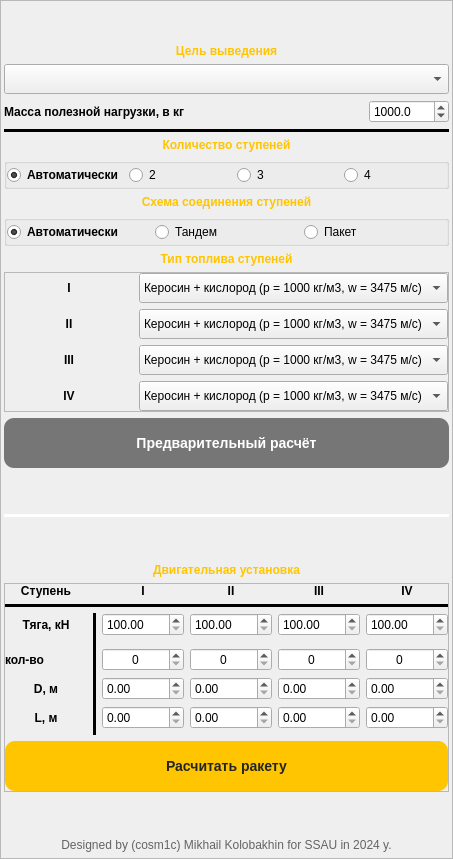
    <widget class="QFrame" name="frame">
     <property name="maximumSize">
      <size>
       <width>400</width>
       <height>16777215</height>
      </size>
     </property>
     <property name="frameShape">
      <enum>QFrame::StyledPanel</enum>
     </property>
     <property name="frameShadow">
      <enum>QFrame::Raised</enum>
     </property>
     <layout class="QGridLayout" name="gridLayout_2">
      <property name="leftMargin">
       <number>3</number>
      </property>
      <property name="topMargin">
       <number>3</number>
      </property>
      <property name="rightMargin">
       <number>3</number>
      </property>
      <property name="bottomMargin">
       <number>6</number>
      </property>
      <item row="14" column="0" colspan="2">
       <spacer name="verticalSpacer_6">
        <property name="orientation">
         <enum>Qt::Vertical</enum>
        </property>
        <property name="sizeHint" stdset="0">
         <size>
          <width>20</width>
          <height>40</height>
         </size>
        </property>
       </spacer>
      </item>
      <item row="1" column="0" colspan="2">
       <widget class="QLabel" name="label">
        <property name="font">
         <font>
          <bold>true</bold>
         </font>
        </property>
        <property name="styleSheet">
         <string notr="true">color: rgb(255, 197, 0);</string>
        </property>
        <property name="text">
         <string>Цель выведения</string>
        </property>
        <property name="alignment">
         <set>Qt::AlignCenter</set>
        </property>
       </widget>
      </item>
      <item row="8" column="0" colspan="2">
       <widget class="QGroupBox" name="groupBox_scheme_rocket">
        <property name="title">
         <string/>
        </property>
        <layout class="QGridLayout" name="gridLayout_4">
         <property name="leftMargin">
          <number>0</number>
         </property>
         <property name="topMargin">
          <number>0</number>
         </property>
         <property name="rightMargin">
          <number>0</number>
         </property>
         <property name="bottomMargin">
          <number>0</number>
         </property>
         <item row="1" column="2">
          <widget class="QRadioButton" name="scheme_pack">
           <property name="text">
            <string>Пакет</string>
           </property>
          </widget>
         </item>
         <item row="1" column="1">
          <widget class="QRadioButton" name="scheme_tandem">
           <property name="text">
            <string>Тандем</string>
           </property>
           <property name="checked">
            <bool>false</bool>
           </property>
          </widget>
         </item>
         <item row="1" column="0">
          <widget class="QRadioButton" name="scheme_auto">
           <property name="font">
            <font>
             <bold>true</bold>
            </font>
           </property>
           <property name="text">
            <string>Автоматически</string>
           </property>
           <property name="checked">
            <bool>true</bool>
           </property>
          </widget>
         </item>
        </layout>
       </widget>
      </item>
      <item row="3" column="1">
       <widget class="QDoubleSpinBox" name="SpinBox_mass_PN">
        <property name="maximumSize">
         <size>
          <width>80</width>
          <height>16777215</height>
         </size>
        </property>
        <property name="decimals">
         <number>1</number>
        </property>
        <property name="minimum">
         <double>100.000000000000000</double>
        </property>
        <property name="maximum">
         <double>20000.000000000000000</double>
        </property>
        <property name="singleStep">
         <double>500.000000000000000</double>
        </property>
        <property name="stepType">
         <enum>QAbstractSpinBox::AdaptiveDecimalStepType</enum>
        </property>
        <property name="value">
         <double>1000.000000000000000</double>
        </property>
       </widget>
      </item>
      <item row="16" column="0" colspan="2">
       <widget class="QFrame" name="frame_3">
        <property name="frameShape">
         <enum>QFrame::StyledPanel</enum>
        </property>
        <property name="frameShadow">
         <enum>QFrame::Raised</enum>
        </property>
        <layout class="QGridLayout" name="gridLayout_10">
         <property name="leftMargin">
          <number>0</number>
         </property>
         <property name="topMargin">
          <number>0</number>
         </property>
         <property name="rightMargin">
          <number>0</number>
         </property>
         <property name="bottomMargin">
          <number>0</number>
         </property>
         <item row="0" column="2">
          <widget class="QLabel" name="label_6">
           <property name="font">
            <font>
             <bold>true</bold>
            </font>
           </property>
           <property name="text">
            <string>I</string>
           </property>
           <property name="alignment">
            <set>Qt::AlignCenter</set>
           </property>
          </widget>
         </item>
         <item row="6" column="5">
          <widget class="QDoubleSpinBox" name="L_4"/>
         </item>
         <item row="0" column="4">
          <widget class="QLabel" name="label_8">
           <property name="font">
            <font>
             <bold>true</bold>
            </font>
           </property>
           <property name="text">
            <string>III</string>
           </property>
           <property name="alignment">
            <set>Qt::AlignCenter</set>
           </property>
          </widget>
         </item>
         <item row="5" column="3">
          <widget class="QDoubleSpinBox" name="D_2"/>
         </item>
         <item row="2" column="4">
          <widget class="QDoubleSpinBox" name="force_3">
           <property name="minimum">
            <double>100.000000000000000</double>
           </property>
           <property name="maximum">
            <double>99999.000000000000000</double>
           </property>
          </widget>
         </item>
         <item row="6" column="2">
          <widget class="QDoubleSpinBox" name="L_1"/>
         </item>
         <item row="2" column="1" rowspan="6">
          <widget class="Line" name="line_13">
           <property name="frameShadow">
            <enum>QFrame::Plain</enum>
           </property>
           <property name="lineWidth">
            <number>3</number>
           </property>
           <property name="orientation">
            <enum>Qt::Vertical</enum>
           </property>
          </widget>
         </item>
         <item row="6" column="0">
          <widget class="QLabel" name="label_12">
           <property name="font">
            <font>
             <bold>true</bold>
            </font>
           </property>
           <property name="text">
            <string>L, м</string>
           </property>
           <property name="alignment">
            <set>Qt::AlignCenter</set>
           </property>
          </widget>
         </item>
         <item row="2" column="3">
          <widget class="QDoubleSpinBox" name="force_2">
           <property name="minimum">
            <double>100.000000000000000</double>
           </property>
           <property name="maximum">
            <double>99999.000000000000000</double>
           </property>
          </widget>
         </item>
         <item row="2" column="5">
          <widget class="QDoubleSpinBox" name="force_4">
           <property name="minimum">
            <double>100.000000000000000</double>
           </property>
           <property name="maximum">
            <double>99999.000000000000000</double>
           </property>
          </widget>
         </item>
         <item row="6" column="4">
          <widget class="QDoubleSpinBox" name="L_3"/>
         </item>
         <item row="0" column="3">
          <widget class="QLabel" name="label_7">
           <property name="font">
            <font>
             <bold>true</bold>
            </font>
           </property>
           <property name="text">
            <string>II</string>
           </property>
           <property name="alignment">
            <set>Qt::AlignCenter</set>
           </property>
          </widget>
         </item>
         <item row="0" column="5">
          <widget class="QLabel" name="label_9">
           <property name="font">
            <font>
             <bold>true</bold>
            </font>
           </property>
           <property name="text">
            <string>IV</string>
           </property>
           <property name="alignment">
            <set>Qt::AlignCenter</set>
           </property>
          </widget>
         </item>
         <item row="5" column="5">
          <widget class="QDoubleSpinBox" name="D_4"/>
         </item>
         <item row="8" column="0" colspan="6">
          <widget class="QPushButton" name="calculate_2">
           <property name="minimumSize">
            <size>
             <width>0</width>
             <height>50</height>
            </size>
           </property>
           <property name="font">
            <font>
             <pointsize>-1</pointsize>
             <bold>true</bold>
            </font>
           </property>
           <property name="styleSheet">
            <string notr="true">QPushButton {
    border-radius:  10px;
    background-color:  rgb(255, 197, 0);
    color:  rgb(37, 37, 37);
    font-size:  14px;
}

QPushButton:pressed {
    background-color:  rgb(118, 118, 118);
    color:  rgb(255, 255, 255);
}</string>
           </property>
           <property name="text">
            <string>Расчитать ракету</string>
           </property>
          </widget>
         </item>
         <item row="5" column="0">
          <widget class="QLabel" name="label_11">
           <property name="font">
            <font>
             <bold>true</bold>
            </font>
           </property>
           <property name="text">
            <string>D, м</string>
           </property>
           <property name="alignment">
            <set>Qt::AlignCenter</set>
           </property>
          </widget>
         </item>
         <item row="5" column="2">
          <widget class="QDoubleSpinBox" name="D_1"/>
         </item>
         <item row="2" column="0">
          <widget class="QLabel" name="label_10">
           <property name="font">
            <font>
             <bold>true</bold>
            </font>
           </property>
           <property name="text">
            <string>Тяга, кН</string>
           </property>
           <property name="alignment">
            <set>Qt::AlignCenter</set>
           </property>
          </widget>
         </item>
         <item row="1" column="0" colspan="6">
          <widget class="Line" name="line_12">
           <property name="frameShadow">
            <enum>QFrame::Plain</enum>
           </property>
           <property name="lineWidth">
            <number>3</number>
           </property>
           <property name="orientation">
            <enum>Qt::Horizontal</enum>
           </property>
          </widget>
         </item>
         <item row="6" column="3">
          <widget class="QDoubleSpinBox" name="L_2"/>
         </item>
         <item row="2" column="2">
          <widget class="QDoubleSpinBox" name="force_1">
           <property name="minimum">
            <double>100.000000000000000</double>
           </property>
           <property name="maximum">
            <double>99999.000000000000000</double>
           </property>
          </widget>
         </item>
         <item row="5" column="4">
          <widget class="QDoubleSpinBox" name="D_3"/>
         </item>
         <item row="0" column="0">
          <widget class="QLabel" name="label_14">
           <property name="font">
            <font>
             <bold>true</bold>
            </font>
           </property>
           <property name="text">
            <string>Ступень</string>
           </property>
           <property name="alignment">
            <set>Qt::AlignCenter</set>
           </property>
          </widget>
         </item>
         <item row="4" column="0">
          <widget class="QLabel" name="label_74">
           <property name="font">
            <font>
             <bold>true</bold>
            </font>
           </property>
           <property name="text">
            <string>кол-во</string>
           </property>
          </widget>
         </item>
         <item row="4" column="2">
          <widget class="QSpinBox" name="spinBox">
           <property name="alignment">
            <set>Qt::AlignCenter</set>
           </property>
           <property name="maximum">
            <number>9</number>
           </property>
          </widget>
         </item>
         <item row="4" column="3">
          <widget class="QSpinBox" name="spinBox_2">
           <property name="alignment">
            <set>Qt::AlignCenter</set>
           </property>
           <property name="maximum">
            <number>9</number>
           </property>
          </widget>
         </item>
         <item row="4" column="4">
          <widget class="QSpinBox" name="spinBox_3">
           <property name="alignment">
            <set>Qt::AlignCenter</set>
           </property>
           <property name="maximum">
            <number>9</number>
           </property>
          </widget>
         </item>
         <item row="4" column="5">
          <widget class="QSpinBox" name="spinBox_4">
           <property name="alignment">
            <set>Qt::AlignCenter</set>
           </property>
           <property name="maximum">
            <number>9</number>
           </property>
          </widget>
         </item>
        </layout>
       </widget>
      </item>
      <item row="9" column="0" colspan="2">
       <widget class="QLabel" name="label_35">
        <property name="font">
         <font>
          <bold>true</bold>
         </font>
        </property>
        <property name="styleSheet">
         <string notr="true">color: rgb(255, 197, 0);</string>
        </property>
        <property name="text">
         <string>Тип топлива ступеней</string>
        </property>
        <property name="alignment">
         <set>Qt::AlignCenter</set>
        </property>
       </widget>
      </item>
      <item row="2" column="0" colspan="2">
       <widget class="QComboBox" name="comboBox_target">
        <property name="minimumSize">
         <size>
          <width>0</width>
          <height>30</height>
         </size>
        </property>
        <property name="autoFillBackground">
         <bool>false</bool>
        </property>
        <property name="styleSheet">
         <string notr="true"/>
        </property>
        <property name="placeholderText">
         <string>Выберите желаемую цель выведения</string>
        </property>
        <item>
         <property name="text">
          <string>На низкую круговую орбиту (9,2 км/с)</string>
         </property>
        </item>
        <item>
         <property name="text">
          <string>На элептическую орбиту с апогеем 40 000 км (12,3 км/с)</string>
         </property>
        </item>
        <item>
         <property name="text">
          <string>На стационарную орбиту (13,7 км/с)</string>
         </property>
        </item>
        <item>
         <property name="text">
          <string>За пределы сферы действия Земли (искусственная планета) (12,5 км/с)</string>
         </property>
        </item>
        <item>
         <property name="text">
          <string>Облёт Луны (13,5 км/с)</string>
         </property>
        </item>
        <item>
         <property name="text">
          <string>Выведение КА на селеноцентрическую орбиту (спутник Луны) (13,8 км/с)</string>
         </property>
        </item>
        <item>
         <property name="text">
          <string>Полёт КА к Луне с посадкой на поверхность (16,5 км/с)</string>
         </property>
        </item>
        <item>
         <property name="text">
          <string>Полёт КА вблизи или с посадкой Марса (Венеры)  (13,5 км/с)</string>
         </property>
        </item>
       </widget>
      </item>
      <item row="12" column="0" colspan="2">
       <spacer name="verticalSpacer_5">
        <property name="orientation">
         <enum>Qt::Vertical</enum>
        </property>
        <property name="sizeHint" stdset="0">
         <size>
          <width>20</width>
          <height>40</height>
         </size>
        </property>
       </spacer>
      </item>
      <item row="6" column="0" colspan="2">
       <widget class="QGroupBox" name="groupBox_step">
        <property name="title">
         <string/>
        </property>
        <layout class="QGridLayout" name="gridLayout_3">
         <property name="leftMargin">
          <number>0</number>
         </property>
         <property name="topMargin">
          <number>0</number>
         </property>
         <property name="rightMargin">
          <number>0</number>
         </property>
         <property name="bottomMargin">
          <number>0</number>
         </property>
         <item row="1" column="3">
          <widget class="QRadioButton" name="step_4">
           <property name="text">
            <string>4</string>
           </property>
          </widget>
         </item>
         <item row="1" column="1">
          <widget class="QRadioButton" name="step_2">
           <property name="text">
            <string>2</string>
           </property>
          </widget>
         </item>
         <item row="1" column="2">
          <widget class="QRadioButton" name="step_3">
           <property name="text">
            <string>3</string>
           </property>
          </widget>
         </item>
         <item row="1" column="0">
          <widget class="QRadioButton" name="step_auto">
           <property name="font">
            <font>
             <bold>true</bold>
            </font>
           </property>
           <property name="text">
            <string>Автоматически</string>
           </property>
           <property name="checked">
            <bool>true</bool>
           </property>
          </widget>
         </item>
        </layout>
       </widget>
      </item>
      <item row="4" column="0" colspan="2">
       <widget class="Line" name="line">
        <property name="font">
         <font>
          <bold>false</bold>
         </font>
        </property>
        <property name="autoFillBackground">
         <bool>false</bool>
        </property>
        <property name="frameShadow">
         <enum>QFrame::Plain</enum>
        </property>
        <property name="lineWidth">
         <number>5</number>
        </property>
        <property name="orientation">
         <enum>Qt::Horizontal</enum>
        </property>
       </widget>
      </item>
      <item row="3" column="0">
       <widget class="QLabel" name="label_3">
        <property name="font">
         <font>
          <bold>true</bold>
         </font>
        </property>
        <property name="text">
         <string>Масса полезной нагрузки, в кг</string>
        </property>
       </widget>
      </item>
      <item row="0" column="0" colspan="2">
       <spacer name="verticalSpacer_2">
        <property name="orientation">
         <enum>Qt::Vertical</enum>
        </property>
        <property name="sizeHint" stdset="0">
         <size>
          <width>20</width>
          <height>40</height>
         </size>
        </property>
       </spacer>
      </item>
      <item row="19" column="0" colspan="2">
       <spacer name="verticalSpacer">
        <property name="orientation">
         <enum>Qt::Vertical</enum>
        </property>
        <property name="sizeHint" stdset="0">
         <size>
          <width>20</width>
          <height>40</height>
         </size>
        </property>
       </spacer>
      </item>
      <item row="20" column="0" colspan="2">
       <widget class="QLabel" name="label_13">
        <property name="styleSheet">
         <string notr="true">color: rgb(100, 100, 100);</string>
        </property>
        <property name="text">
         <string>Designed by (cosm1c) Mikhail Kolobakhin for SSAU in 2024 y.</string>
        </property>
        <property name="alignment">
         <set>Qt::AlignCenter</set>
        </property>
       </widget>
      </item>
      <item row="7" column="0" colspan="2">
       <widget class="QLabel" name="label_4">
        <property name="font">
         <font>
          <bold>true</bold>
         </font>
        </property>
        <property name="styleSheet">
         <string notr="true">color: rgb(255, 197, 0);</string>
        </property>
        <property name="text">
         <string>Схема соединения ступеней</string>
        </property>
        <property name="alignment">
         <set>Qt::AlignCenter</set>
        </property>
       </widget>
      </item>
      <item row="13" column="0" colspan="2">
       <widget class="Line" name="line_3">
        <property name="font">
         <font>
          <bold>false</bold>
         </font>
        </property>
        <property name="styleSheet">
         <string notr="true">color: rgb(255, 255, 255)</string>
        </property>
        <property name="frameShadow">
         <enum>QFrame::Plain</enum>
        </property>
        <property name="lineWidth">
         <number>5</number>
        </property>
        <property name="orientation">
         <enum>Qt::Horizontal</enum>
        </property>
       </widget>
      </item>
      <item row="15" column="0" colspan="2">
       <widget class="QLabel" name="label_5">
        <property name="font">
         <font>
          <bold>true</bold>
         </font>
        </property>
        <property name="styleSheet">
         <string notr="true">color: rgb(255, 197, 0);</string>
        </property>
        <property name="text">
         <string>Двигательная установка</string>
        </property>
        <property name="alignment">
         <set>Qt::AlignCenter</set>
        </property>
       </widget>
      </item>
      <item row="11" column="0" colspan="2">
       <widget class="QPushButton" name="calculate">
        <property name="minimumSize">
         <size>
          <width>0</width>
          <height>50</height>
         </size>
        </property>
        <property name="font">
         <font>
          <pointsize>-1</pointsize>
          <bold>true</bold>
         </font>
        </property>
        <property name="autoFillBackground">
         <bool>false</bool>
        </property>
        <property name="styleSheet">
         <string notr="true">QPushButton {
    border-radius:  10px;
    background-color:   rgb(118, 118, 118);
    color:  rgb(255, 255, 255);
	
	border-color: rgb(255, 255, 255);
	border-size: 3px;
    font-size:  14px;
}

QPushButton:pressed {
    background-color:  rgb(37, 37, 37);
}</string>
        </property>
        <property name="text">
         <string>Предварительный расчёт</string>
        </property>
       </widget>
      </item>
      <item row="5" column="0" colspan="2">
       <widget class="QLabel" name="label_2">
        <property name="font">
         <font>
          <bold>true</bold>
         </font>
        </property>
        <property name="styleSheet">
         <string notr="true">color: rgb(255, 197, 0);</string>
        </property>
        <property name="text">
         <string>Количество ступеней</string>
        </property>
        <property name="alignment">
         <set>Qt::AlignCenter</set>
        </property>
       </widget>
      </item>
      <item row="10" column="0" colspan="2">
       <widget class="QFrame" name="frame_2">
        <property name="frameShape">
         <enum>QFrame::StyledPanel</enum>
        </property>
        <property name="frameShadow">
         <enum>QFrame::Raised</enum>
        </property>
        <layout class="QGridLayout" name="gridLayout_11">
         <property name="leftMargin">
          <number>0</number>
         </property>
         <property name="topMargin">
          <number>0</number>
         </property>
         <property name="rightMargin">
          <number>0</number>
         </property>
         <property name="bottomMargin">
          <number>0</number>
         </property>
         <item row="0" column="0">
          <widget class="QLabel" name="label_37">
           <property name="font">
            <font>
             <bold>true</bold>
            </font>
           </property>
           <property name="text">
            <string>I</string>
           </property>
           <property name="alignment">
            <set>Qt::AlignCenter</set>
           </property>
          </widget>
         </item>
         <item row="0" column="1">
          <widget class="QComboBox" name="fuel_1">
           <property name="minimumSize">
            <size>
             <width>0</width>
             <height>30</height>
            </size>
           </property>
           <property name="autoFillBackground">
            <bool>false</bool>
           </property>
           <property name="styleSheet">
            <string notr="true"/>
           </property>
           <property name="placeholderText">
            <string/>
           </property>
           <item>
            <property name="text">
             <string>Керосин + кислород (p = 1000 кг/м3, w = 3475 м/с)</string>
            </property>
           </item>
           <item>
            <property name="text">
             <string>Водород + кислород (p = 200 кг/м3, w = 4500 м/с)</string>
            </property>
           </item>
           <item>
            <property name="text">
             <string>СПГ + кислород (p = 820 кг/м3, w = 3740 м/с)</string>
            </property>
           </item>
           <item>
            <property name="text">
             <string>НДМГ + 4NO2 (p = 1280 кг/м3, w = 2795 м/с)</string>
            </property>
           </item>
          </widget>
         </item>
         <item row="2" column="0">
          <widget class="QLabel" name="label_39">
           <property name="font">
            <font>
             <bold>true</bold>
            </font>
           </property>
           <property name="text">
            <string>III</string>
           </property>
           <property name="alignment">
            <set>Qt::AlignCenter</set>
           </property>
          </widget>
         </item>
         <item row="3" column="0">
          <widget class="QLabel" name="label_36">
           <property name="font">
            <font>
             <bold>true</bold>
            </font>
           </property>
           <property name="text">
            <string>IV</string>
           </property>
           <property name="alignment">
            <set>Qt::AlignCenter</set>
           </property>
          </widget>
         </item>
         <item row="1" column="0">
          <widget class="QLabel" name="label_38">
           <property name="font">
            <font>
             <bold>true</bold>
            </font>
           </property>
           <property name="text">
            <string>II</string>
           </property>
           <property name="alignment">
            <set>Qt::AlignCenter</set>
           </property>
          </widget>
         </item>
         <item row="1" column="1">
          <widget class="QComboBox" name="fuel_2">
           <property name="minimumSize">
            <size>
             <width>0</width>
             <height>30</height>
            </size>
           </property>
           <property name="autoFillBackground">
            <bool>false</bool>
           </property>
           <property name="styleSheet">
            <string notr="true"/>
           </property>
           <property name="placeholderText">
            <string/>
           </property>
           <item>
            <property name="text">
             <string>Керосин + кислород (p = 1000 кг/м3, w = 3475 м/с)</string>
            </property>
           </item>
           <item>
            <property name="text">
             <string>Водород + кислород (p = 200 кг/м3, w = 4500 м/с)</string>
            </property>
           </item>
           <item>
            <property name="text">
             <string>СПГ + кислород (p = 820 кг/м3, w = 3740 м/с)</string>
            </property>
           </item>
           <item>
            <property name="text">
             <string>НДМГ + 4NO2 (p = 1280 кг/м3, w = 2795 м/с)</string>
            </property>
           </item>
          </widget>
         </item>
         <item row="2" column="1">
          <widget class="QComboBox" name="fuel_3">
           <property name="minimumSize">
            <size>
             <width>0</width>
             <height>30</height>
            </size>
           </property>
           <property name="autoFillBackground">
            <bool>false</bool>
           </property>
           <property name="styleSheet">
            <string notr="true"/>
           </property>
           <property name="placeholderText">
            <string/>
           </property>
           <item>
            <property name="text">
             <string>Керосин + кислород (p = 1000 кг/м3, w = 3475 м/с)</string>
            </property>
           </item>
           <item>
            <property name="text">
             <string>Водород + кислород (p = 200 кг/м3, w = 4500 м/с)</string>
            </property>
           </item>
           <item>
            <property name="text">
             <string>СПГ + кислород (p = 820 кг/м3, w = 3740 м/с)</string>
            </property>
           </item>
           <item>
            <property name="text">
             <string>НДМГ + 4NO2 (p = 1280 кг/м3, w = 2795 м/с)</string>
            </property>
           </item>
          </widget>
         </item>
         <item row="3" column="1">
          <widget class="QComboBox" name="fuel_4">
           <property name="minimumSize">
            <size>
             <width>0</width>
             <height>30</height>
            </size>
           </property>
           <property name="autoFillBackground">
            <bool>false</bool>
           </property>
           <property name="styleSheet">
            <string notr="true"/>
           </property>
           <property name="placeholderText">
            <string/>
           </property>
           <item>
            <property name="text">
             <string>Керосин + кислород (p = 1000 кг/м3, w = 3475 м/с)</string>
            </property>
           </item>
           <item>
            <property name="text">
             <string>Водород + кислород (p = 200 кг/м3, w = 4500 м/с)</string>
            </property>
           </item>
           <item>
            <property name="text">
             <string>СПГ + кислород (p = 820 кг/м3, w = 3740 м/с)</string>
            </property>
           </item>
           <item>
            <property name="text">
             <string>НДМГ + 4NO2 (p = 1280 кг/м3, w = 2795 м/с)</string>
            </property>
           </item>
          </widget>
         </item>
        </layout>
       </widget>
      </item>
     </layout>
    </widget>
